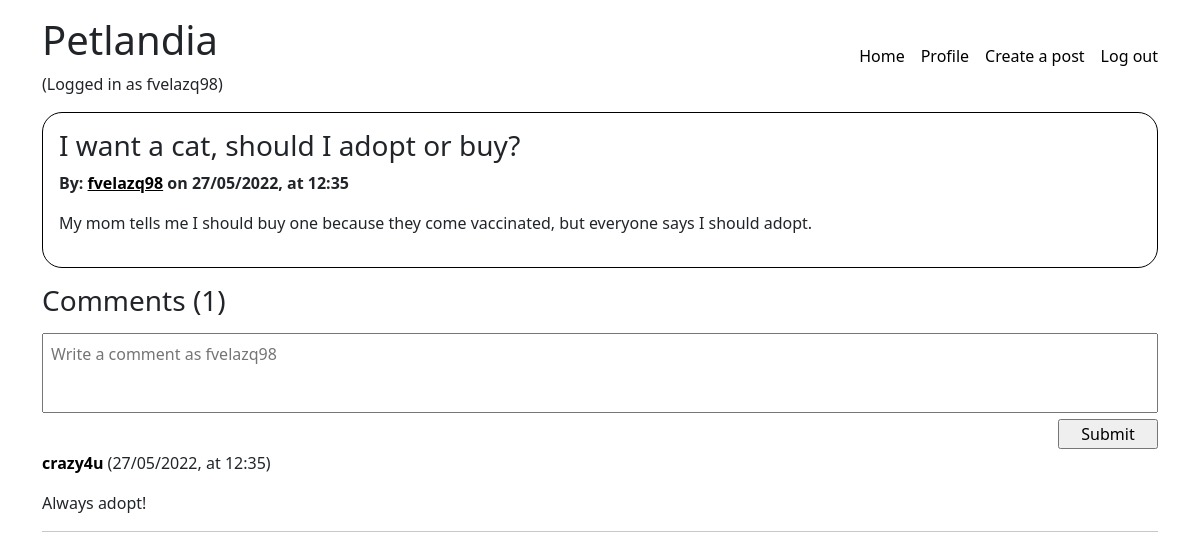
Screenshot of /site/post.php?id=955a9f11-bf25-430e-a714-abdf1b46be7e (signed in) with the database file from the repository.
### tables this page shows
CREATE TABLE IF NOT EXISTS posts (
    id VARCHAR(36) UNIQUE NOT NULL,
    title VARCHAR(200) NOT NULL,
    body TEXT NOT NULL,
    draft BOOLEAN NOT NULL,
    user_id VARCHAR(36) NOT NULL,
    created_at TIMESTAMP NOT NULL,
    PRIMARY KEY(id),
    FOREIGN KEY(user_id) REFERENCES users(id)
);

CREATE TABLE IF NOT EXISTS users (
    id VARCHAR(36) UNIQUE NOT NULL,
    username VARCHAR(30) UNIQUE NOT NULL,
    email VARCHAR(50) UNIQUE NOT NULL,
    password VARCHAR(255) NOT NULL,
    profile_picture MEDIUMBLOB NULL,
    role BOOLEAN NOT NULL,
    created_at TIMESTAMP NOT NULL,
    PRIMARY KEY(id)
);

CREATE TABLE IF NOT EXISTS comments (
    id VARCHAR(36) UNIQUE NOT NULL,
    user_id VARCHAR(36) NOT NULL,
    post_id VARCHAR(36) NOT NULL,
    body VARCHAR(2000) NOT NULL,
    created_at TIMESTAMP NOT NULL,
    PRIMARY KEY(id),
    FOREIGN KEY(user_id) REFERENCES users(id),
    FOREIGN KEY(post_id) REFERENCES posts(id)
);

### site/utils/array_validation.php (called while the page is built, shortened)
<?php
function incorrect_field($field) {
    return !isset($field);
}
function validate_array($arr) {
    return true;
}
?>

### site/utils/date_formatting.php (called while the page is built, shortened)
<?php
function format_date_with_time($date) {
    $date_to_format = new DateTime($date, new DateTimeZone("Europe/Copenhagen"));
    return $date_to_format->format("d/m/Y") . ", at " . $date_to_format->format("H:i");
}

### site/post.php (the view, shortened to what this page needs)
<?php
require_once './utils/array_validation.php';
require_once './utils/date_formatting.php';
$connection = connect_to_db();
$post = [];
$post_id = htmlspecialchars($_GET['id']);
$query = "SELECT * FROM posts WHERE id = ?";
$stmt = $connection->prepare($query);
$stmt->bind_param("s", $post_id);
$stmt->execute();
$db_post = $stmt->get_result();
if ($db_post->num_rows > 0) {
    while ($local_post = $db_post->fetch_assoc()) {
        $db_owner = $connection->query("SELECT * FROM petlandia.users users WHERE users.id = '" . $local_post['user_id'] . "'");
        if (isset($db_owner) && $db_owner->num_rows > 0) {
            $owner = $db_owner->fetch_assoc();
            $query = "SELECT * FROM comments WHERE post_id = ? ORDER BY created_at DESC";
            $stmt = $connection->prepare($query);
            $stmt->bind_param("s", $post_id);
            $stmt->execute();
            $db_comments = $stmt->get_result();
            $comments = [];
            if ($db_comments->num_rows > 0) {
                while ($_comment = $db_comments->fetch_assoc()) {
                    $comment_db_owner = $connection->query("SELECT * FROM petlandia.users users WHERE users.id = '" . $_comment['user_id'] . "'");
                    if ($comment_db_owner->num_rows > 0) {
                        $comment_owner = $comment_db_owner->fetch_assoc();
                        $comments[] = [
                            'body' => $_comment['body'],
                            'owner' => [
                                'name' => $comment_owner['username'],
                                'link' => '/user.php?id=' . $comment_owner['id']
                            ],
                            'created_at' => $_comment['created_at']
                        ];
                    }
                }
            }
            $post = [
                'id' => $local_post['id'],
                'title' => $local_post['title'],
                'body' => $local_post['body'],
                'owner' => [
                    'id' => $owner['id'],
                    'name' => $owner['username'],
                    'link' => '/user.php?id=' . $owner['id'],
                    'created_at' => $owner['created_at']
                ],
                'comments' => $comments,
                'draft' => $local_post['draft'],
                'created_at' => $local_post['created_at']
            ];
        }
    }
}
?>
<?php require_once './templates/_start_html.php' ?>
<?php
if (isset($post['title'])) {
    if ((isset($post['draft']) && $post['draft'])
        && $_SESSION['CURRENT_USER_ID'] != $post['owner']['id']
        && (isset($_SESSION['CURRENT_USER_NAME']) && $_SESSION['CURRENT_USER_NAME'] != 'Administrator')
    ) {
        echo "This post is a draft and you're not authorized to view it.";
    } else {
        $post_title = $post['title'];
        $post_body = $post['body'];
        $post_owner = $post['owner'];
        $post_date = $post['created_at'];
        echo "<div class='post'>";
        if ($post['draft']) {
            echo "<h3>" . $post_title . " <span class='text-danger'>(Draft)</span></h3>";
        } else {
            echo "<h3>" . $post_title . "</h3>";
        }
        if (validate_array($post_owner)) {
            $owner_name = $post_owner['name'];
            $owner_link = $post_owner['link'];
            echo "<b>By: <a class='post-owner' href='" . $owner_link . "'>" . $owner_name . "</a> on " . format_date_with_time($post_date) . "</b>";
        }
        echo "<p class='post-body'>" . $post_body . "</p>";
        echo "</div>";
    }
}
?>
<?php if (isset($post['draft']) && !$post['draft']) { ?>
    <div class="comments">
        <h3 class="comments-title">Comments (<?php echo isset($post['comments']) ? count($post['comments']) : 0; ?>)</h3>
        <?php if ($loggedIn) {
        ?>
            <form action="./actions/post_comment.php" method="POST" class="user-comment-container">
                <textarea name="comment" class="comment-input" placeholder="Write a comment as <?php echo $_SESSION['CURRENT_USER_NAME'] ?>"></textarea>
                <input type="submit" />
            </form>
        <?php } else { ?>
            <p>You need to <a style="text-decoration: underline; color: blue;" href="/login.php">Log in</a> in order to comment.</p>
        <?php } ?>
        <?php
        if (count($post['comments']) > 0) {
            foreach ($post['comments'] as $comment) {
                echo "<div class='comment'>";
                echo "<b><a href='" . $comment['owner']['link'] . "'>" . $comment['owner']['name'] . "</a></b> (" . format_date_with_time($comment['created_at']) . ")";
                echo "<p class='comment-body'>" . $comment['body'] . "</p>";
                echo "<hr /";
                echo "</div>";
            }
        } else {
            echo "<p>There are no comments on this post</p>";
        }
        ?>
    </div>
<?php } ?>
<?php require_once './templates/_end_html.php' ?>

### site/css/style.css (style rules this page uses)
a { color: black; text-decoration: none; }
.comment { padding: 1rem 0 1rem 0; }
.comments-title { margin-top: 1rem; margin-bottom: 1rem; }
.post { border: 1px solid black; border-radius: 20px; padding: 1rem; }
.user-comment-container { margin-bottom: 1rem; }
.user-comment-container input { width: 100px; float: right; }
.comment-input { resize: none; width: 100%; height: 5rem; padding: 0.5rem; }
.post-body, .comment-body { margin-top: 1rem; }
.post-owner { text-decoration: underline; }

### rows the page displays
posts: title "I want a cat, should I adopt or buy?", created_at "27/05/2022, at 12:35", body "My mom tells me I should buy one because they come vaccinated, but everyone says I should adopt."
users: username "fvelazq98"
comments: name "crazy4u", created_at "27/05/2022, at 12:35", body "Always adopt!"

### other values shown
$_SESSION['CURRENT_USER_NAME'] "fvelazq98"
count($post['comments']) "1"
